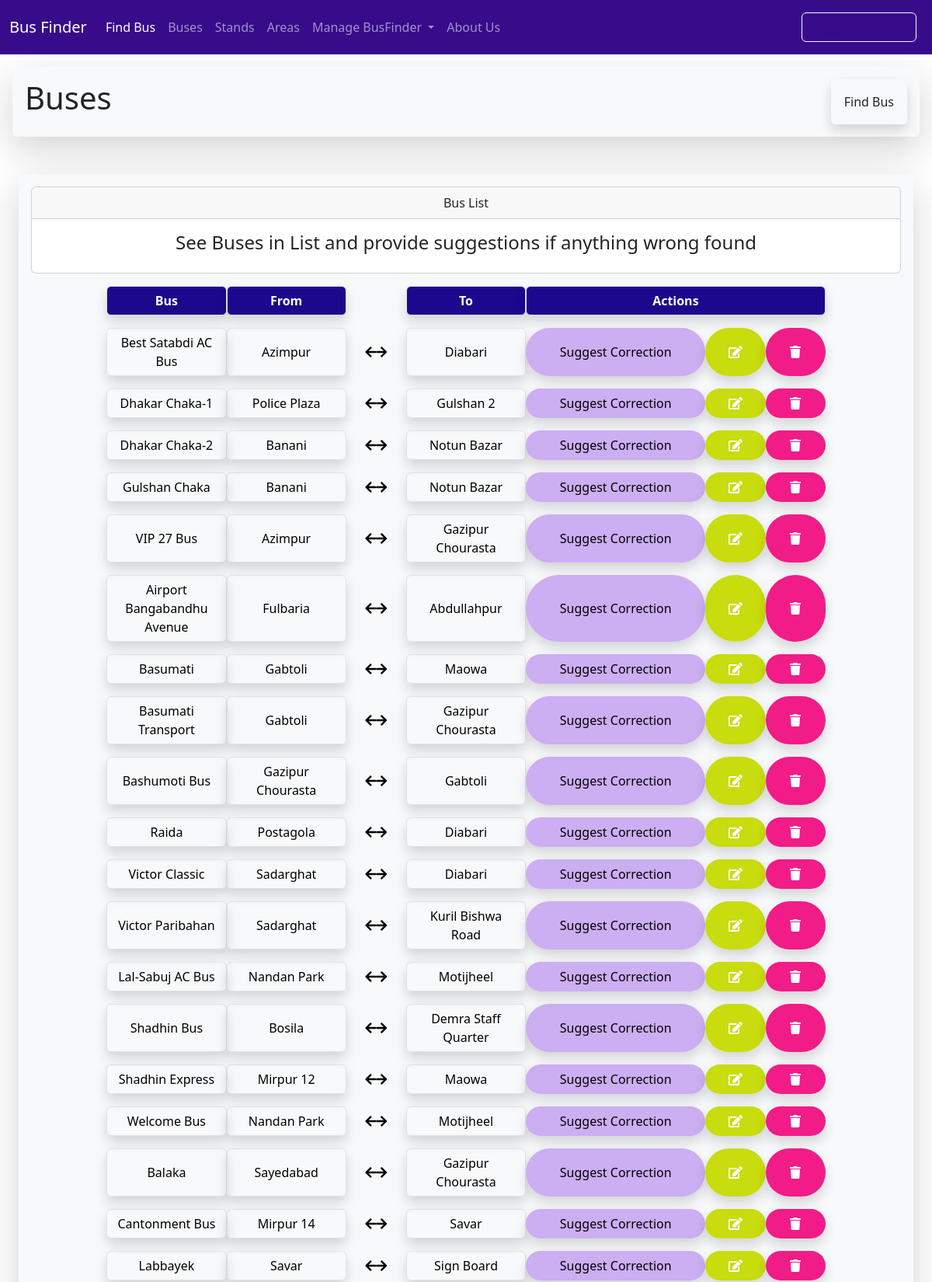
The page /bus/buslist/ (upper part) on the database its author committed.
### Buses/models.py (models this page shows, shortened)
class Bus(models.Model):
    b_no=models.PositiveIntegerField(unique=True)
    b_name=models.CharField(max_length=100)
    stands=models.ManyToManyField(Stand,through="OrderingModel")
    rating=models.PositiveIntegerField(default=50)
    isActive=models.BooleanField(default=True)
    service=models.CharField(max_length=100,default="Semi-Sitting")
    class Meta:
        ordering=['-rating']

### Stands/models.py (models this page shows, shortened)
class Stand(models.Model):
    s_no=models.PositiveIntegerField(unique=True)
    s_name=models.CharField(max_length=100)
    lati = models.FloatField(blank=True,null=True)
    longi = models.FloatField(blank=True,null=True)
    area=models.ManyToManyField(Area)
    class Meta:
        ordering=['s_name']

### Buses/views.py (the view)
# urls.py: path('buslist/', views.buses, name='buses'),
def buses(request):
    buses = Bus.objects.all()
    data=[]
    for bus in buses:
        dict={'obj':bus,
              'from':bus.orderingmodel_set.order_by('order')[0].stand.s_name,
              'to':bus.orderingmodel_set.order_by('order').all().last().stand.s_name,
              'rating':bus.rating
              }
        data.append(dict)
    context = {'buses': data}
    return render(request, 'buses.html', context)

### Buses/templates/buses.html (shortened to what this page needs)
{% extends "base.html" %}
{% block page_header %}
  <h1>Buses</h1>
  <a class="btn bg-parent p-3 shadow border border-light text-nowrap" href="{% url 'findBus' %}">Find Bus</a>
{% endblock page_header %}
{% block content %}
  <div class="card text-center">
    <div class="card-header">Bus List</div>
    <div class="card-body">
      <h4 class="card-title">See Buses in List and provide suggestions if anything wrong found</h4>
    </div>
  </div>
  <div class="container col-12 col-sm-12 col-md-12 col-lg-10 text-center">
    <div class="row gx-3">
      <a style="background-color: rgb(28, 8, 141);" class="col gy-3 col-5 col-sm-5 col-md-2 col-lg-2 btn shadow border text-white d-flex justify-content-center align-items-center"><b>Bus</b></a>
      <a style="background-color: rgb(28, 8, 141);" class="col gy-3 col-3 col-sm-3 col-md-2 col-lg-2 btn shadow border text-white d-flex justify-content-center align-items-center"><b>From</b></a>
      <a class="col gy-3 col-1 col-sm-1 col-md-1 col-lg-1 btn text-white d-flex justify-content-center align-items-center"></a>
      <a style="background-color: rgb(28, 8, 141);" class="col gy-3 col-3 col-sm-3 col-md-2 col-lg-2 btn shadow border text-white d-flex justify-content-center align-items-center"><b>To</b></a>
      <a style="background-color: rgb(28, 8, 141);" class="col gy-3 col-12 col-sm-12 col-md-5 col-lg-5 btn shadow border text-white d-flex justify-content-center align-items-center"><b>Actions</b></a>
    </div>
    {% for bus in buses %}
    <div class="row gx-3">
      <a href="{% url 'bus' bus.obj.id %}" class="col gy-3 col-5 col-sm-5 col-md-2 col-lg-2 btn shadow border text-black d-flex justify-content-center align-items-center">{{ bus.obj.b_name }}</a>
      <a href="{% url 'bus' bus.obj.id %}" class="col gy-3 col-3 col-sm-3 col-md-2 col-lg-2 btn shadow border text-black d-flex justify-content-center align-items-center">{{ bus.from }}</a>
      <a class="col gy-3 col-1 col-sm-1 col-md-1 col-lg-1 btn text-black d-flex justify-content-center align-items-center"><i class="fas fa-arrow-left"></i><i class="fas fa-arrow-right"></i></a>
      <a href="{% url 'bus' bus.obj.id %}" class="col gy-3 col-3 col-sm-3 col-md-2 col-lg-2 btn shadow border text-black d-flex justify-content-center align-items-center">{{ bus.to }}</a>
      {% if user.is_authenticated %}
        <a href="{% url 'suggest_bus' bus.obj.id %}" class="col gy-3 col-6 col-sm-6 col-md-3 col-lg-3 btn bg-warning text-white rounded-pill shadow d-flex justify-content-center align-items-center">Suggest Correction</a>
        <a href="{% url 'edit_bus' bus.obj.id %}" class="col gy-3 col-3 col-sm-3 col-md-1 col-lg-1 btn bg-warning text-white rounded-pill shadow d-flex justify-content-center align-items-center">_Edit</a>
        <a href="{% url 'edit_bus' bus.obj.id %}" class="col gy-3 col-3 col-sm-3 col-md-1 col-lg-1 btn bg-danger text-white rounded-pill shadow d-flex justify-content-center align-items-center">_Delete</a>
      {% else %}
        <a style="background-color: rgb(204, 174, 243);" href="{% url 'suggest_bus' bus.obj.id %}" class="col gy-3 col-8 col-sm-8 col-md-3 col-lg-3 btn text-black rounded-pill shadow d-flex justify-content-center align-items-center">Suggest Correction</a>
        <a style="background-color: rgba(198, 219, 6, 0.966);" class="col gy-3 col-2 col-sm-2 col-md-1 col-lg-1 btn text-white text-center rounded-pill shadow d-flex justify-content-center align-items-center" data-bs-toggle="modal" data-bs-target="#exampleModal"><i class="fas fa-edit text-center"></i></a>
        <a style="background-color: rgba(241, 20, 131, 0.966);" class="col gy-3 col-2 col-sm-2 col-md-1 col-lg-1 btn text-white rounded-pill shadow d-flex justify-content-center align-items-center" data-bs-toggle="modal" data-bs-target="#exampleModal"><i class="fas fa-trash"></i></a>
      {% endif %}
    </div>
    {% empty %}
      <h3>No Bus have been added yet !</h3>
    {% endfor %}
  </div>
{% endblock content %}

### rows shown on the page
Bus: obj.b_name "Best Satabdi AC Bus", from "Azimpur", to "Diabari"
Bus: obj.b_name "Dhakar Chaka-1", from "Police Plaza", to "Gulshan 2"
Bus: obj.b_name "Dhakar Chaka-2", from "Banani", to "Notun Bazar"
Bus: obj.b_name "Gulshan Chaka", from "Banani", to "Notun Bazar"
Bus: obj.b_name "VIP 27 Bus", from "Azimpur", to "Gazipur Chourasta"
Bus: obj.b_name "Airport Bangabandhu Avenue", from "Fulbaria", to "Abdullahpur"
Bus: obj.b_name "Basumati", from "Gabtoli", to "Maowa"
Bus: obj.b_name "Basumati Transport", from "Gabtoli", to "Gazipur Chourasta"
Bus: obj.b_name "Bashumoti Bus", from "Gazipur Chourasta", to "Gabtoli"
Bus: obj.b_name "Raida", from "Postagola", to "Diabari"
Bus: obj.b_name "Victor Classic", from "Sadarghat", to "Diabari"
Bus: obj.b_name "Victor Paribahan", from "Sadarghat", to "Kuril Bishwa Road"
Bus: obj.b_name "Lal-Sabuj AC Bus", from "Nandan Park", to "Motijheel"
Bus: obj.b_name "Shadhin Bus", from "Bosila", to "Demra Staff Quarter"
Bus: obj.b_name "Shadhin Express", from "Mirpur 12", to "Maowa"
Bus: obj.b_name "Welcome Bus", from "Nandan Park", to "Motijheel"
Bus: obj.b_name "Balaka", from "Sayedabad", to "Gazipur Chourasta"
Bus: obj.b_name "Cantonment Bus", from "Mirpur 14", to "Savar"
Bus: obj.b_name "Labbayek", from "Savar", to "Sign Board"
